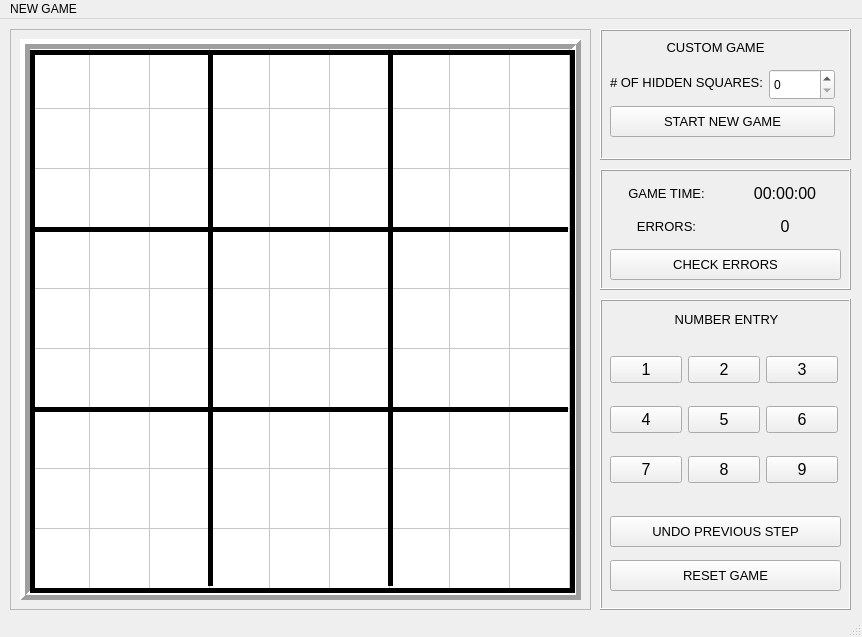
<?xml version="1.0" encoding="UTF-8"?>
<ui version="4.0">
 <class>sudoku_game</class>
 <widget class="QMainWindow" name="sudoku_game">
  <property name="geometry">
   <rect>
    <x>0</x>
    <y>0</y>
    <width>862</width>
    <height>637</height>
   </rect>
  </property>
  <property name="windowTitle">
   <string>SUDOKU</string>
  </property>
  <widget class="QWidget" name="centralwidget">
   <widget class="QFrame" name="frame">
    <property name="geometry">
     <rect>
      <x>10</x>
      <y>10</y>
      <width>581</width>
      <height>581</height>
     </rect>
    </property>
    <property name="frameShape">
     <enum>QFrame::StyledPanel</enum>
    </property>
    <property name="frameShadow">
     <enum>QFrame::Sunken</enum>
    </property>
    <widget class="QTableWidget" name="sudoku_table">
     <property name="geometry">
      <rect>
       <x>10</x>
       <y>10</y>
       <width>561</width>
       <height>561</height>
      </rect>
     </property>
     <property name="minimumSize">
      <size>
       <width>20</width>
       <height>20</height>
      </size>
     </property>
     <property name="font">
      <font>
       <pointsize>12</pointsize>
      </font>
     </property>
     <property name="layoutDirection">
      <enum>Qt::LeftToRight</enum>
     </property>
     <property name="frameShape">
      <enum>QFrame::Box</enum>
     </property>
     <property name="frameShadow">
      <enum>QFrame::Raised</enum>
     </property>
     <property name="lineWidth">
      <number>5</number>
     </property>
     <property name="editTriggers">
      <set>QAbstractItemView::AnyKeyPressed|QAbstractItemView::DoubleClicked|QAbstractItemView::EditKeyPressed|QAbstractItemView::SelectedClicked</set>
     </property>
     <property name="iconSize">
      <size>
       <width>0</width>
       <height>0</height>
      </size>
     </property>
     <property name="rowCount">
      <number>9</number>
     </property>
     <property name="columnCount">
      <number>9</number>
     </property>
     <attribute name="horizontalHeaderVisible">
      <bool>false</bool>
     </attribute>
     <attribute name="horizontalHeaderDefaultSectionSize">
      <number>60</number>
     </attribute>
     <attribute name="horizontalHeaderHighlightSections">
      <bool>true</bool>
     </attribute>
     <attribute name="horizontalHeaderMinimumSectionSize">
      <number>20</number>
     </attribute>
     <attribute name="verticalHeaderVisible">
      <bool>false</bool>
     </attribute>
     <attribute name="verticalHeaderDefaultSectionSize">
      <number>60</number>
     </attribute>
     <attribute name="verticalHeaderMinimumSectionSize">
      <number>25</number>
     </attribute>
     <attribute name="verticalHeaderShowSortIndicator" stdset="0">
      <bool>true</bool>
     </attribute>
     <attribute name="verticalHeaderStretchLastSection">
      <bool>false</bool>
     </attribute>
     <row/>
     <row/>
     <row/>
     <row/>
     <row/>
     <row/>
     <row/>
     <row/>
     <row/>
     <column/>
     <column/>
     <column/>
     <column/>
     <column/>
     <column/>
     <column/>
     <column/>
     <column/>
    </widget>
    <widget class="Line" name="line">
     <property name="geometry">
      <rect>
       <x>20</x>
       <y>192</y>
       <width>538</width>
       <height>16</height>
      </rect>
     </property>
     <property name="font">
      <font>
       <pointsize>8</pointsize>
      </font>
     </property>
     <property name="frameShadow">
      <enum>QFrame::Plain</enum>
     </property>
     <property name="lineWidth">
      <number>5</number>
     </property>
     <property name="orientation">
      <enum>Qt::Horizontal</enum>
     </property>
    </widget>
    <widget class="Line" name="line_2">
     <property name="geometry">
      <rect>
       <x>20</x>
       <y>372</y>
       <width>538</width>
       <height>16</height>
      </rect>
     </property>
     <property name="font">
      <font>
       <pointsize>8</pointsize>
      </font>
     </property>
     <property name="frameShadow">
      <enum>QFrame::Plain</enum>
     </property>
     <property name="lineWidth">
      <number>5</number>
     </property>
     <property name="orientation">
      <enum>Qt::Horizontal</enum>
     </property>
    </widget>
    <widget class="Line" name="line_3">
     <property name="geometry">
      <rect>
       <x>20</x>
       <y>15</y>
       <width>545</width>
       <height>16</height>
      </rect>
     </property>
     <property name="font">
      <font>
       <pointsize>8</pointsize>
      </font>
     </property>
     <property name="frameShadow">
      <enum>QFrame::Plain</enum>
     </property>
     <property name="lineWidth">
      <number>5</number>
     </property>
     <property name="orientation">
      <enum>Qt::Horizontal</enum>
     </property>
    </widget>
    <widget class="Line" name="line_4">
     <property name="geometry">
      <rect>
       <x>20</x>
       <y>553</y>
       <width>545</width>
       <height>16</height>
      </rect>
     </property>
     <property name="font">
      <font>
       <pointsize>8</pointsize>
      </font>
     </property>
     <property name="frameShadow">
      <enum>QFrame::Plain</enum>
     </property>
     <property name="lineWidth">
      <number>5</number>
     </property>
     <property name="orientation">
      <enum>Qt::Horizontal</enum>
     </property>
    </widget>
    <widget class="Line" name="line_5">
     <property name="geometry">
      <rect>
       <x>370</x>
       <y>23</y>
       <width>20</width>
       <height>534</height>
      </rect>
     </property>
     <property name="frameShadow">
      <enum>QFrame::Plain</enum>
     </property>
     <property name="lineWidth">
      <number>5</number>
     </property>
     <property name="orientation">
      <enum>Qt::Vertical</enum>
     </property>
    </widget>
    <widget class="Line" name="line_6">
     <property name="geometry">
      <rect>
       <x>190</x>
       <y>23</y>
       <width>20</width>
       <height>534</height>
      </rect>
     </property>
     <property name="frameShadow">
      <enum>QFrame::Plain</enum>
     </property>
     <property name="lineWidth">
      <number>5</number>
     </property>
     <property name="orientation">
      <enum>Qt::Vertical</enum>
     </property>
    </widget>
    <widget class="Line" name="line_7">
     <property name="geometry">
      <rect>
       <x>12</x>
       <y>23</y>
       <width>20</width>
       <height>536</height>
      </rect>
     </property>
     <property name="frameShadow">
      <enum>QFrame::Plain</enum>
     </property>
     <property name="lineWidth">
      <number>5</number>
     </property>
     <property name="orientation">
      <enum>Qt::Vertical</enum>
     </property>
    </widget>
    <widget class="Line" name="line_8">
     <property name="geometry">
      <rect>
       <x>552</x>
       <y>23</y>
       <width>20</width>
       <height>536</height>
      </rect>
     </property>
     <property name="frameShadow">
      <enum>QFrame::Plain</enum>
     </property>
     <property name="lineWidth">
      <number>5</number>
     </property>
     <property name="orientation">
      <enum>Qt::Vertical</enum>
     </property>
    </widget>
   </widget>
   <widget class="QFrame" name="frame_7">
    <property name="geometry">
     <rect>
      <x>600</x>
      <y>280</y>
      <width>251</width>
      <height>311</height>
     </rect>
    </property>
    <property name="frameShape">
     <enum>QFrame::Box</enum>
    </property>
    <property name="frameShadow">
     <enum>QFrame::Raised</enum>
    </property>
    <widget class="QWidget" name="gridLayoutWidget_2">
     <property name="geometry">
      <rect>
       <x>10</x>
       <y>40</y>
       <width>231</width>
       <height>161</height>
      </rect>
     </property>
     <layout class="QGridLayout" name="gridLayout_2">
      <item row="0" column="1">
       <widget class="QPushButton" name="button_2">
        <property name="maximumSize">
         <size>
          <width>72</width>
          <height>16777215</height>
         </size>
        </property>
        <property name="font">
         <font>
          <family>Nirmala UI</family>
          <pointsize>12</pointsize>
         </font>
        </property>
        <property name="text">
         <string>2</string>
        </property>
       </widget>
      </item>
      <item row="0" column="2">
       <widget class="QPushButton" name="button_3">
        <property name="maximumSize">
         <size>
          <width>72</width>
          <height>16777215</height>
         </size>
        </property>
        <property name="font">
         <font>
          <family>Nirmala UI</family>
          <pointsize>12</pointsize>
         </font>
        </property>
        <property name="text">
         <string>3</string>
        </property>
       </widget>
      </item>
      <item row="1" column="0">
       <widget class="QPushButton" name="button_4">
        <property name="maximumSize">
         <size>
          <width>72</width>
          <height>16777215</height>
         </size>
        </property>
        <property name="font">
         <font>
          <family>Nirmala UI</family>
          <pointsize>12</pointsize>
         </font>
        </property>
        <property name="text">
         <string>4</string>
        </property>
       </widget>
      </item>
      <item row="1" column="2">
       <widget class="QPushButton" name="button_6">
        <property name="maximumSize">
         <size>
          <width>72</width>
          <height>16777215</height>
         </size>
        </property>
        <property name="font">
         <font>
          <family>Nirmala UI</family>
          <pointsize>12</pointsize>
         </font>
        </property>
        <property name="text">
         <string>6</string>
        </property>
       </widget>
      </item>
      <item row="1" column="1">
       <widget class="QPushButton" name="button_5">
        <property name="maximumSize">
         <size>
          <width>72</width>
          <height>16777215</height>
         </size>
        </property>
        <property name="font">
         <font>
          <family>Nirmala UI</family>
          <pointsize>12</pointsize>
         </font>
        </property>
        <property name="text">
         <string>5</string>
        </property>
       </widget>
      </item>
      <item row="0" column="0">
       <widget class="QPushButton" name="button_1">
        <property name="maximumSize">
         <size>
          <width>72</width>
          <height>16777215</height>
         </size>
        </property>
        <property name="font">
         <font>
          <family>Nirmala UI</family>
          <pointsize>12</pointsize>
         </font>
        </property>
        <property name="text">
         <string>1</string>
        </property>
       </widget>
      </item>
      <item row="2" column="0">
       <widget class="QPushButton" name="button_7">
        <property name="maximumSize">
         <size>
          <width>72</width>
          <height>16777215</height>
         </size>
        </property>
        <property name="font">
         <font>
          <family>Nirmala UI</family>
          <pointsize>12</pointsize>
         </font>
        </property>
        <property name="text">
         <string>7</string>
        </property>
       </widget>
      </item>
      <item row="2" column="1">
       <widget class="QPushButton" name="button_8">
        <property name="maximumSize">
         <size>
          <width>72</width>
          <height>16777215</height>
         </size>
        </property>
        <property name="font">
         <font>
          <family>Nirmala UI</family>
          <pointsize>12</pointsize>
         </font>
        </property>
        <property name="text">
         <string>8</string>
        </property>
       </widget>
      </item>
      <item row="2" column="2">
       <widget class="QPushButton" name="button_9">
        <property name="maximumSize">
         <size>
          <width>72</width>
          <height>16777215</height>
         </size>
        </property>
        <property name="font">
         <font>
          <family>Nirmala UI</family>
          <pointsize>12</pointsize>
         </font>
        </property>
        <property name="text">
         <string>9</string>
        </property>
       </widget>
      </item>
     </layout>
    </widget>
    <widget class="QWidget" name="gridLayoutWidget_3">
     <property name="geometry">
      <rect>
       <x>10</x>
       <y>210</y>
       <width>231</width>
       <height>91</height>
      </rect>
     </property>
     <layout class="QGridLayout" name="gridLayout_3">
      <item row="1" column="0">
       <widget class="QPushButton" name="reset_game">
        <property name="minimumSize">
         <size>
          <width>0</width>
          <height>31</height>
         </size>
        </property>
        <property name="font">
         <font>
          <family>Nirmala UI</family>
          <pointsize>10</pointsize>
         </font>
        </property>
        <property name="text">
         <string>RESET GAME</string>
        </property>
       </widget>
      </item>
      <item row="0" column="0">
       <widget class="QPushButton" name="undo">
        <property name="minimumSize">
         <size>
          <width>0</width>
          <height>31</height>
         </size>
        </property>
        <property name="font">
         <font>
          <pointsize>10</pointsize>
         </font>
        </property>
        <property name="text">
         <string>UNDO PREVIOUS STEP</string>
        </property>
       </widget>
      </item>
     </layout>
    </widget>
    <widget class="QLabel" name="label_5">
     <property name="geometry">
      <rect>
       <x>56</x>
       <y>10</y>
       <width>141</width>
       <height>20</height>
      </rect>
     </property>
     <property name="font">
      <font>
       <pointsize>10</pointsize>
      </font>
     </property>
     <property name="text">
      <string>NUMBER ENTRY</string>
     </property>
     <property name="alignment">
      <set>Qt::AlignCenter</set>
     </property>
    </widget>
   </widget>
   <widget class="QFrame" name="frame_2">
    <property name="geometry">
     <rect>
      <x>600</x>
      <y>150</y>
      <width>251</width>
      <height>121</height>
     </rect>
    </property>
    <property name="frameShape">
     <enum>QFrame::Box</enum>
    </property>
    <property name="frameShadow">
     <enum>QFrame::Raised</enum>
    </property>
    <widget class="QPushButton" name="check_errors">
     <property name="geometry">
      <rect>
       <x>10</x>
       <y>80</y>
       <width>231</width>
       <height>31</height>
      </rect>
     </property>
     <property name="font">
      <font>
       <pointsize>10</pointsize>
      </font>
     </property>
     <property name="text">
      <string>CHECK ERRORS</string>
     </property>
    </widget>
    <widget class="QWidget" name="gridLayoutWidget">
     <property name="geometry">
      <rect>
       <x>10</x>
       <y>10</y>
       <width>231</width>
       <height>61</height>
      </rect>
     </property>
     <layout class="QGridLayout" name="gridLayout">
      <item row="0" column="0">
       <widget class="QLabel" name="label">
        <property name="font">
         <font>
          <family>Nirmala UI</family>
          <pointsize>10</pointsize>
          <weight>50</weight>
          <bold>false</bold>
         </font>
        </property>
        <property name="text">
         <string>GAME TIME:</string>
        </property>
        <property name="alignment">
         <set>Qt::AlignCenter</set>
        </property>
       </widget>
      </item>
      <item row="0" column="1">
       <widget class="QLabel" name="timer_display">
        <property name="font">
         <font>
          <pointsize>12</pointsize>
         </font>
        </property>
        <property name="text">
         <string>00:00:00</string>
        </property>
        <property name="alignment">
         <set>Qt::AlignCenter</set>
        </property>
       </widget>
      </item>
      <item row="1" column="0">
       <widget class="QLabel" name="label_2">
        <property name="font">
         <font>
          <family>Nirmala UI</family>
          <pointsize>10</pointsize>
          <weight>50</weight>
          <bold>false</bold>
         </font>
        </property>
        <property name="text">
         <string>ERRORS:</string>
        </property>
        <property name="alignment">
         <set>Qt::AlignCenter</set>
        </property>
       </widget>
      </item>
      <item row="1" column="1">
       <widget class="QLabel" name="errors_display">
        <property name="font">
         <font>
          <pointsize>12</pointsize>
         </font>
        </property>
        <property name="text">
         <string>0</string>
        </property>
        <property name="alignment">
         <set>Qt::AlignCenter</set>
        </property>
       </widget>
      </item>
     </layout>
    </widget>
   </widget>
   <widget class="QFrame" name="frame_3">
    <property name="geometry">
     <rect>
      <x>600</x>
      <y>10</y>
      <width>251</width>
      <height>131</height>
     </rect>
    </property>
    <property name="frameShape">
     <enum>QFrame::Box</enum>
    </property>
    <property name="frameShadow">
     <enum>QFrame::Raised</enum>
    </property>
    <widget class="QLabel" name="label_4">
     <property name="geometry">
      <rect>
       <x>60</x>
       <y>10</y>
       <width>111</width>
       <height>16</height>
      </rect>
     </property>
     <property name="font">
      <font>
       <pointsize>10</pointsize>
      </font>
     </property>
     <property name="text">
      <string>CUSTOM GAME</string>
     </property>
     <property name="alignment">
      <set>Qt::AlignCenter</set>
     </property>
    </widget>
    <widget class="QWidget" name="formLayoutWidget">
     <property name="geometry">
      <rect>
       <x>10</x>
       <y>40</y>
       <width>225</width>
       <height>70</height>
      </rect>
     </property>
     <layout class="QFormLayout" name="formLayout">
      <item row="0" column="0">
       <widget class="QLabel" name="label_3">
        <property name="font">
         <font>
          <pointsize>10</pointsize>
         </font>
        </property>
        <property name="text">
         <string># OF HIDDEN SQUARES:</string>
        </property>
       </widget>
      </item>
      <item row="0" column="1">
       <widget class="QSpinBox" name="custom_hidden">
        <property name="minimumSize">
         <size>
          <width>0</width>
          <height>31</height>
         </size>
        </property>
        <property name="maximum">
         <number>81</number>
        </property>
       </widget>
      </item>
      <item row="1" column="0" colspan="2">
       <widget class="QPushButton" name="start_custom_game">
        <property name="minimumSize">
         <size>
          <width>0</width>
          <height>31</height>
         </size>
        </property>
        <property name="font">
         <font>
          <pointsize>10</pointsize>
         </font>
        </property>
        <property name="text">
         <string>START NEW GAME</string>
        </property>
       </widget>
      </item>
     </layout>
    </widget>
   </widget>
  </widget>
  <widget class="QMenuBar" name="menubar">
   <property name="geometry">
    <rect>
     <x>0</x>
     <y>0</y>
     <width>862</width>
     <height>21</height>
    </rect>
   </property>
   <widget class="QMenu" name="menuNEW_GAME">
    <property name="title">
     <string>NEW GAME</string>
    </property>
    <addaction name="start_easy_game"/>
    <addaction name="start_medium_game"/>
    <addaction name="start_hard_game"/>
    <addaction name="start_stupes_game"/>
   </widget>
   <addaction name="menuNEW_GAME"/>
  </widget>
  <widget class="QStatusBar" name="statusbar"/>
  <action name="start_easy_game">
   <property name="text">
    <string>Easy</string>
   </property>
  </action>
  <action name="start_medium_game">
   <property name="text">
    <string>Medium</string>
   </property>
  </action>
  <action name="start_hard_game">
   <property name="text">
    <string>Hard</string>
   </property>
  </action>
  <action name="start_stupes_game">
   <property name="text">
    <string>Stupes</string>
   </property>
  </action>
 </widget>
 <resources/>
 <connections/>
</ui>
